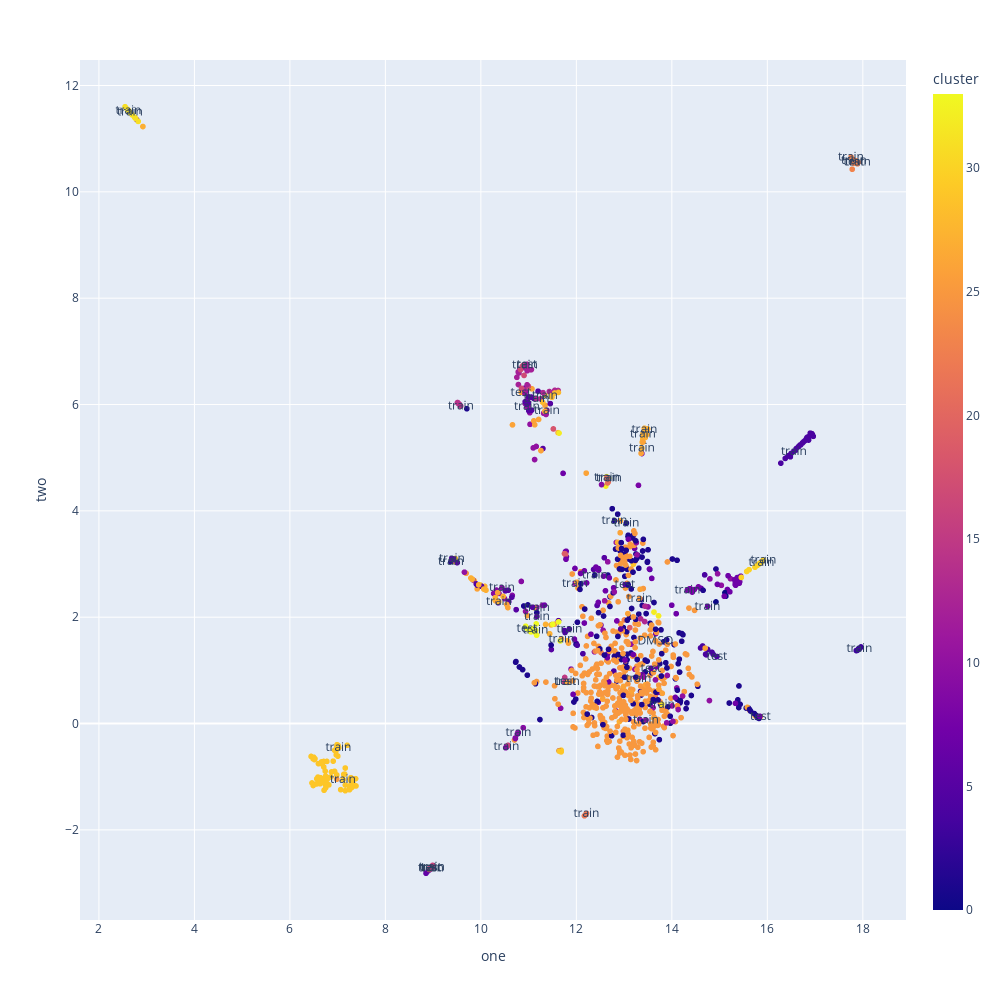

This figure's notebook cell:
### Code cell
import plotly.express as px
fig = px.scatter(l1k_scaled_filtered, x="one", y="two",hover_data=['cluster','cluster_cp','cluster_l1k','PERT'],color="cluster"
                                 ,text="split",width=1000, height=1000)
# fig = px.scatter(l1k_scaled_filtered[l1k_scaled_filtered['PERT']=='DMSO'], x="one", y="two",hover_data=['cluster','PERT'])
fig.show()

# import plotly.express as px
# df = px.data.iris()
# fig = px.scatter(df, x="sepal_width", y="sepal_length", color="species",
#                  size='petal_length', hover_data=['petal_width'])
# fig.show()

### Figure 1 — Plotly figure (JSON) as saved in the notebook; plotly's stock layout.template omitted (floating-point values rounded to 4 significant figures; data arrays with more than 128 entries replaced by an {"elided": "..."} marker saying what was removed)
{"data": [{"customdata": {"elided": "1124x4 mixed values"}, "hovertemplate": "one=%{x}<br>two=%{y}<br>split=%{text}<br>cluster=%{marker.color}<br>cluster_cp=%{customdata[1]}<br>cluster_l1k=%{customdata[2]}<br>PERT=%{customdata[3]}<extra></extra>", "legendgroup": "", "marker": {"color": {"elided": "1124 int values"}, "coloraxis": "coloraxis", "symbol": "circle"}, "mode": "markers+text", "name": "", "showlegend": false, "text": {"elided": "1124 str values"}, "type": "scattergl", "x": {"elided": "1124 float values"}, "xaxis": "x", "y": {"elided": "1124 float values"}, "yaxis": "y"}], "layout": {"coloraxis": {"colorbar": {"title": {"text": "cluster"}}, "colorscale": [[0, "#0d0887"], [0.1111, "#46039f"], [0.2222, "#7201a8"], [0.3333, "#9c179e"], [0.4444, "#bd3786"], [0.5556, "#d8576b"], [0.6667, "#ed7953"], [0.7778, "#fb9f3a"], [0.8889, "#fdca26"], [1, "#f0f921"]]}, "height": 1000, "legend": {"tracegroupgap": 0}, "margin": {"t": 60}, "width": 1000, "xaxis": {"anchor": "y", "domain": [0, 1], "title": {"text": "one"}}, "yaxis": {"anchor": "x", "domain": [0, 1], "title": {"text": "two"}}}}
